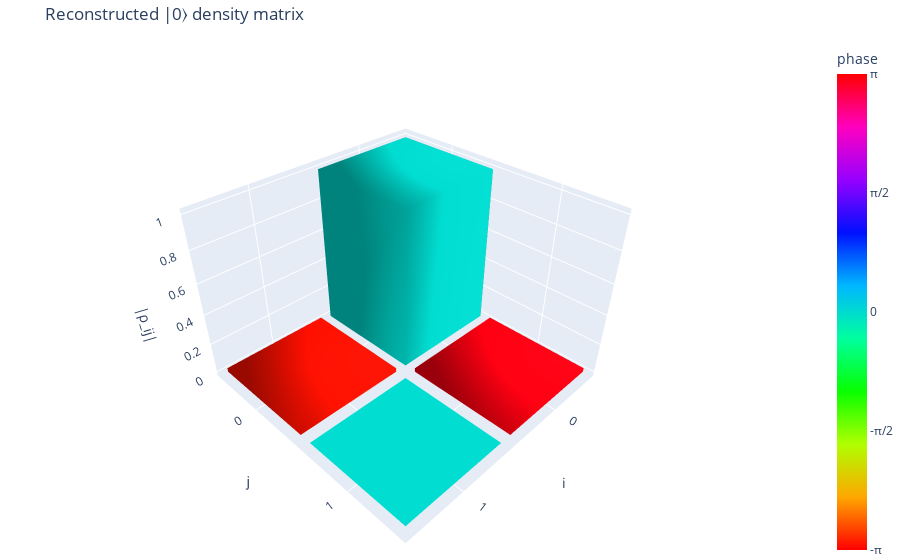

Write notebook code for a chart like this one.
### Markdown cell above
Below we visualize reconstructed density matrices using histogram plots
to qualitatively assess phase coherence and off-diagonal structure.

### Code cell
rho_est = np.load("data/single_qubit/0_recon.npy")

plot_density_matrix_histogram(
    rho_est,
    basis_labels=["0", "1"],
    title="Reconstructed |0⟩ density matrix"
)

### Figure 1 — Plotly figure (JSON) as saved in the notebook; plotly's stock layout.template omitted (floating-point values rounded to 4 significant figures)
{"data": [{"cmax": 3.142, "cmin": -3.142, "colorbar": {"ticktext": ["-π", "-π/2", "0", "π/2", "π"], "tickvals": [-3.142, -1.571, 0, 1.571, 3.142], "title": {"text": "phase "}}, "colorscale": [[0, "#ff0000"], [0.1111, "#ffa700"], [0.2222, "#afff00"], [0.3333, "#08ff00"], [0.4444, "#00ff9f"], [0.5556, "#00b7ff"], [0.6667, "#0010ff"], [0.7778, "#9700ff"], [0.8889, "#ff00bf"], [1, "#ff0000"]], "flatshading": false, "hovertemplate": "i=0, j=0<br>|ρ_ij|=1.000<br>arg(ρ_ij)=0<extra></extra>", "i": [0, 0, 4, 4, 0, 0, 1, 1, 2, 2, 3, 3], "intensity": [0, 0, 0, 0, 0, 0, 0, 0], "j": [1, 2, 5, 6, 1, 5, 2, 6, 3, 7, 0, 4], "k": [2, 3, 6, 7, 5, 4, 6, 5, 7, 6, 4, 7], "lighting": {"ambient": 0.6, "diffuse": 0.7}, "opacity": 1, "showscale": true, "type": "mesh3d", "x": [-0.45, 0.45, 0.45, -0.45, -0.45, 0.45, 0.45, -0.45], "y": [-0.45, -0.45, 0.45, 0.45, -0.45, -0.45, 0.45, 0.45], "z": [0, 0, 0, 0, 1, 1, 1, 1]}, {"cmax": 3.142, "cmin": -3.142, "colorscale": [[0, "#ff0000"], [0.1111, "#ffa700"], [0.2222, "#afff00"], [0.3333, "#08ff00"], [0.4444, "#00ff9f"], [0.5556, "#00b7ff"], [0.6667, "#0010ff"], [0.7778, "#9700ff"], [0.8889, "#ff00bf"], [1, "#ff0000"]], "flatshading": false, "hovertemplate": "i=0, j=1<br>|ρ_ij|=0.026<br>arg(ρ_ij)=π<extra></extra>", "i": [0, 0, 4, 4, 0, 0, 1, 1, 2, 2, 3, 3], "intensity": [3.065, 3.065, 3.065, 3.065, 3.065, 3.065, 3.065, 3.065], "j": [1, 2, 5, 6, 1, 5, 2, 6, 3, 7, 0, 4], "k": [2, 3, 6, 7, 5, 4, 6, 5, 7, 6, 4, 7], "lighting": {"ambient": 0.6, "diffuse": 0.7}, "opacity": 1, "showscale": false, "type": "mesh3d", "x": [-0.45, 0.45, 0.45, -0.45, -0.45, 0.45, 0.45, -0.45], "y": [0.55, 0.55, 1.45, 1.45, 0.55, 0.55, 1.45, 1.45], "z": [0, 0, 0, 0, 0.02608, 0.02608, 0.02608, 0.02608]}, {"cmax": 3.142, "cmin": -3.142, "colorscale": [[0, "#ff0000"], [0.1111, "#ffa700"], [0.2222, "#afff00"], [0.3333, "#08ff00"], [0.4444, "#00ff9f"], [0.5556, "#00b7ff"], [0.6667, "#0010ff"], [0.7778, "#9700ff"], [0.8889, "#ff00bf"], [1, "#ff0000"]], "flatshading": false, "hovertemplate": "i=1, j=0<br>|ρ_ij|=0.026<br>arg(ρ_ij)=-π<extra></extra>", "i": [0, 0, 4, 4, 0, 0, 1, 1, 2, 2, 3, 3], "intensity": [-3.065, -3.065, -3.065, -3.065, -3.065, -3.065, -3.065, -3.065], "j": [1, 2, 5, 6, 1, 5, 2, 6, 3, 7, 0, 4], "k": [2, 3, 6, 7, 5, 4, 6, 5, 7, 6, 4, 7], "lighting": {"ambient": 0.6, "diffuse": 0.7}, "opacity": 1, "showscale": false, "type": "mesh3d", "x": [0.55, 1.45, 1.45, 0.55, 0.55, 1.45, 1.45, 0.55], "y": [-0.45, -0.45, 0.45, 0.45, -0.45, -0.45, 0.45, 0.45], "z": [0, 0, 0, 0, 0.02608, 0.02608, 0.02608, 0.02608]}, {"cmax": 3.142, "cmin": -3.142, "colorscale": [[0, "#ff0000"], [0.1111, "#ffa700"], [0.2222, "#afff00"], [0.3333, "#08ff00"], [0.4444, "#00ff9f"], [0.5556, "#00b7ff"], [0.6667, "#0010ff"], [0.7778, "#9700ff"], [0.8889, "#ff00bf"], [1, "#ff0000"]], "flatshading": false, "hovertemplate": "i=1, j=1<br>|ρ_ij|=0.000<br>arg(ρ_ij)=0<extra></extra>", "i": [0, 0, 4, 4, 0, 0, 1, 1, 2, 2, 3, 3], "intensity": [0, 0, 0, 0, 0, 0, 0, 0], "j": [1, 2, 5, 6, 1, 5, 2, 6, 3, 7, 0, 4], "k": [2, 3, 6, 7, 5, 4, 6, 5, 7, 6, 4, 7], "lighting": {"ambient": 0.6, "diffuse": 0.7}, "opacity": 1, "showscale": false, "type": "mesh3d", "x": [0.55, 1.45, 1.45, 0.55, 0.55, 1.45, 1.45, 0.55], "y": [0.55, 0.55, 1.45, 1.45, 0.55, 0.55, 1.45, 1.45], "z": [0, 0, 0, 0, 0, 0, 0, 0]}], "layout": {"margin": {"b": 0, "l": 0, "r": 0, "t": 40}, "scene": {"aspectratio": {"x": 1, "y": 1, "z": 0.7}, "xaxis": {"tickmode": "array", "ticktext": ["0", "1"], "tickvals": [0, 1], "title": {"text": "i"}}, "yaxis": {"tickmode": "array", "ticktext": ["0", "1"], "tickvals": [0, 1], "title": {"text": "j"}}, "zaxis": {"title": {"text": "|ρ_ij|"}}}, "title": {"text": "Reconstructed |0⟩ density matrix"}}}
